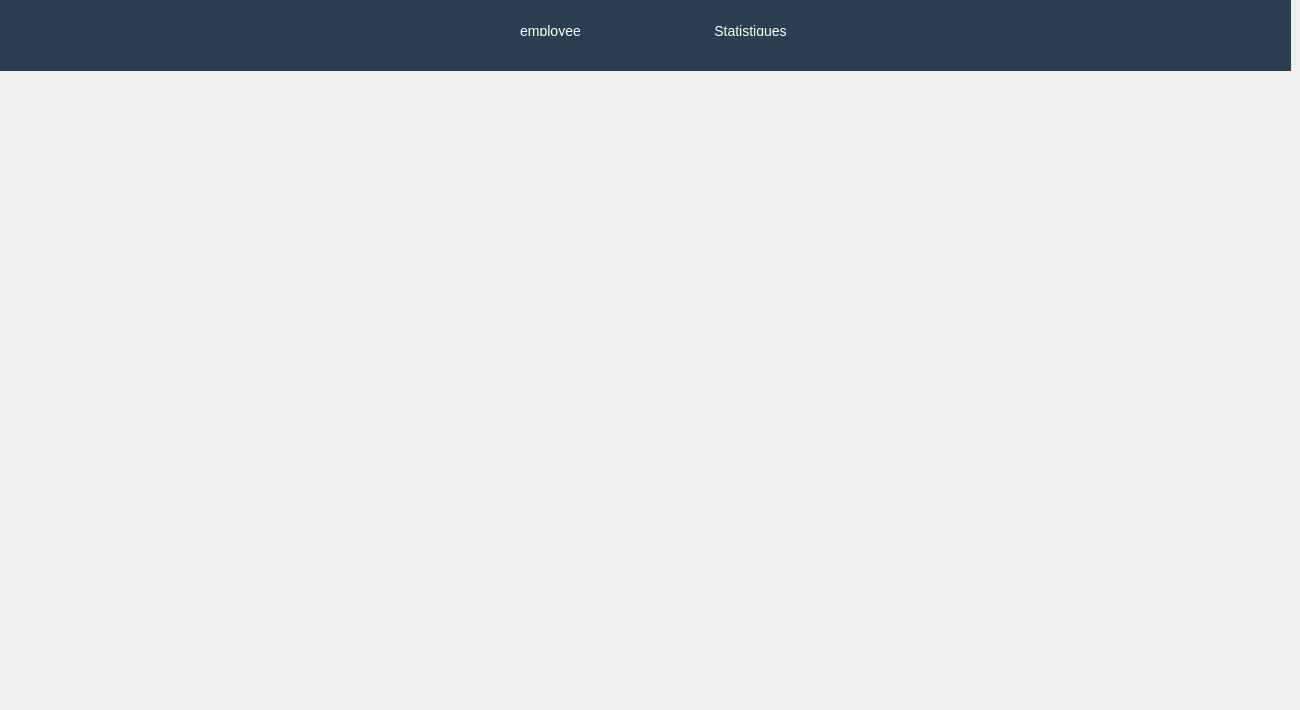
       <widget class="QWidget" name="page_2">
        <widget class="QPushButton" name="Statistiques_2">
         <property name="geometry">
          <rect>
           <x>680</x>
           <y>10</y>
           <width>141</width>
           <height>41</height>
          </rect>
         </property>
         <property name="styleSheet">
          <string notr="true">QPushButton{
font-family: &quot;Roboto&quot;, sans-serif;
    text-transform: uppercase;
    outline: 0;
    background: #2c3e50;
    color: #FFFFFF;
    width: 100%;
    border: 0;
    padding: 15px;
    font-size: 14px;
    -webkit-transition: all 0.3 ease;
    transition: all 0.3 ease;
    cursor: pointer;

}
QPushButton:hover
{

    background: #3498db;
}




</string>
         </property>
         <property name="text">
          <string>Statistiques</string>
         </property>
        </widget>
        <widget class="QPushButton" name="calendrier_2">
         <property name="geometry">
          <rect>
           <x>480</x>
           <y>10</y>
           <width>141</width>
           <height>41</height>
          </rect>
         </property>
         <property name="styleSheet">
          <string notr="true">QPushButton{
font-family: &quot;Roboto&quot;, sans-serif;
    text-transform: uppercase;
    outline: 0;
    background: #2c3e50;
    color: #FFFFFF;
    width: 100%;
    border: 0;
    padding: 15px;
    font-size: 14px;
    -webkit-transition: all 0.3 ease;
    transition: all 0.3 ease;
    cursor: pointer;

}
QPushButton:hover
{

    background: #3498db;
}




</string>
         </property>
         <property name="text">
          <string>employee</string>
         </property>
        </widget>
        <widget class="QPushButton" name="styleEdit_2">
         <property name="enabled">
          <bool>false</bool>
         </property>
         <property name="geometry">
          <rect>
           <x>0</x>
           <y>0</y>
           <width>1291</width>
           <height>71</height>
          </rect>
         </property>
         <property name="styleSheet">
          <string notr="true">QPushButton{
font-family: &quot;Roboto&quot;, sans-serif;
    text-transform: uppercase;
    outline: 0;
    background: #2c3e50;
    color: #FFFFFF;
    width: 100%;
    border: 0;
    padding: 15px;
    font-size: 14px;
    -webkit-transition: all 0.3 ease;
    transition: all 0.3 ease;
    cursor: pointer;

}
QPushButton:hover
{

    background: #3498db;
}




</string>
         </property>
         <property name="text">
          <string/>
         </property>
        </widget>
        <widget class="QWidget" name="chartsWidget" native="true">
         <property name="geometry">
          <rect>
           <x>10</x>
           <y>130</y>
           <width>1261</width>
           <height>571</height>
          </rect>
         </property>
        </widget>
        <zorder>styleEdit_2</zorder>
        <zorder>calendrier_2</zorder>
        <zorder>Statistiques_2</zorder>
        <zorder>chartsWidget</zorder>
       </widget>
